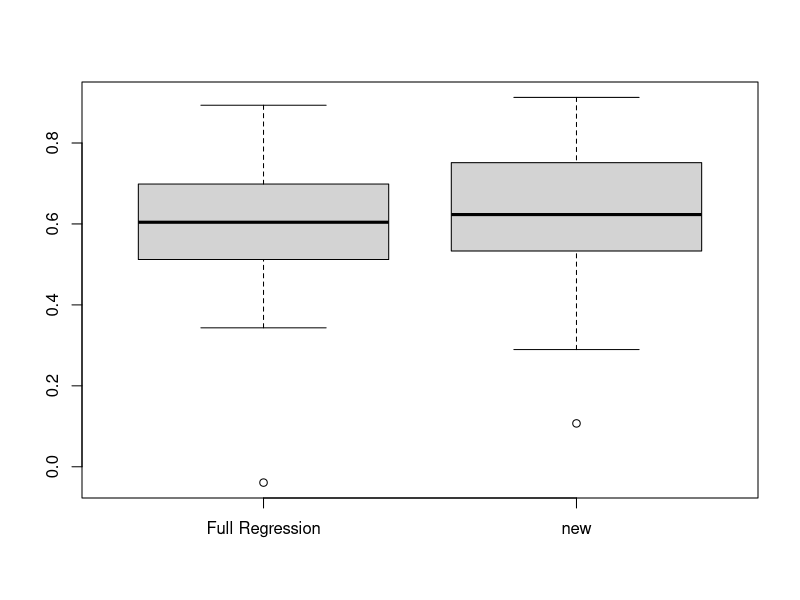

Here is the R script that generated this plot:
library(tidyverse)
library(ggplot2)
library(MASS)
library(glmnet)

# シュミレーション開始
rm(list = ls(all.names = TRUE))　

# set.seed(12345)
# サンプルサイズ
n = 100

# シミュレーションの繰り返し数
kk_T <- 100
# kk_T <- 500

pb <- txtProgressBar(min = 1, max = kk_T, style = 3)

# 共変量行列の次元
## 100以上でglmはエラーになる
nval <- 50

# results.beta_hat <- data.frame(matrix(vector(), kk_T, nval))
results.corr <- data.frame(matrix(NaN,nrow = kk_T, ncol=2))
colnames(results.corr) <- c("Full Regression", "new")
# results.gamma <- NULL

for (i in 1:kk_T) {
  setTxtProgressBar(pb,i)
  
  # 共変量の分布の設定、乱数の発生
  mu<- rep(0,nval)
  
  ## 相関パラメータ
  rho <- 0
  
  Sigma <- diag(nval)
  
  XX <- mvrnorm(n, mu, Sigma)
  
  # 処置の分布の設定,生成
  # T_lm <- 0.2+XX[,1]+XX[,2]+XX[,3]+XX[,4]+XX[,5]+XX[,6]+XX[,7]+XX[,8]+XX[,9]+XX[,10]
  # p_T <- exp(T_lm)/(1+exp(T_lm))
  
  TT <- rep(0,n)
  for (j in 1:n) {
    # TT[j] <- rbinom(1,size=1,prob=p_T[j])
    TT[j] <- rbinom(1,size=1,prob=0.5)
    if(TT[j]==0){
      TT[j]=-1
    }
  }
  
  
  # Potential outcomesの分布の設定
  # アウトカムの回帰パラメータの設定
  
  beta_0 <- replace(rep(0,nval+1), c(1,2,3,4,5), c(0.4, 0.8, -0.8, 0.8, -0.8))
  
  alpha_0 <- replace(rep(0,nval+1), 
                     c(1,4,5,6,7,8,9,10,11),
                     c(sqrt(6)^-1, (2*sqrt(6))^-1, (2*sqrt(6))^-1, (2*sqrt(6))^-1, (2*sqrt(6))^-1, (2*sqrt(6))^-1, (2*sqrt(6))^-1, (2*sqrt(6))^-1, (2*sqrt(6))^-1)
  )
  
  # 連続の場合
  # Y_lm <- (rep(alpha_0[1], n) + (XX %*% alpha_0[-1]))^2 + (rep(beta_0[1], n) + (XX %*% beta_0[-1]) + (XX[,1]*XX[,2] *0.8))*TT + sqrt(2)*rnorm(n)
  # # p_Y <- exp(Y_lm)/(1+exp(Y_lm))
  # 
  # score_true <- 1.6 * (0.5 + XX[,1] - XX[,2] + XX[,3] - XX[,4] + XX[,1]*XX[,2])
  
  # ２値の場合
  Y_lm <- (rep(alpha_0[1], n) + (XX %*% alpha_0[-1]))^2 + (rep(beta_0[1], n) + (XX %*% beta_0[-1]) + (XX[,1]*XX[,2] *0.8))*TT + sqrt(2)*rnorm(n)
  # Y <- ifelse(Y_lm >=0, 1,0)
  
  lm <- 1.6 * (0.5 + XX[,1] - XX[,2] + XX[,3] - XX[,4] + XX[,1]*XX[,2])
  score_true <- (exp(lm/2)-1) / (exp(lm/2)+1)
  
  
  
  #　誤判別を含むアウトカムデータの生成
  ## Misclassified outcomesの割合の設定
  p_Y <- exp(Y_lm)/(1+exp(Y_lm))
  pp10 <- 0; pp01 <- 0

  Y <- rep(0,n)
  for(j in 1:n){
    p_Yc <- pp10*(1-p_Y[j])+(1-pp01)*p_Y[j]
    Y[j] <-rbinom(1, size=1, prob=p_Yc)
  }
  
  
  # 傾向スコアの算出
  # ps_fit <- glm(TT~XX, family=binomial)$fit
  # MSMのためのウェイト
  # ps_w <- ifelse(TT==1, 1/ps_fit, 1/(1-ps_fit))
  
  
  ## 連続の場合
  # modified covariance method
  # W <- cbind(rep(1, n), XX)
  # W_star <- W * TT/2
  # 
  # W_star.scaled <- scale(W_star)
  # # beta_hat <- glm(Y_lm ~ W_star +0 , family = gaussian)$coef
  # lasso.model.cv <- cv.glmnet(x = W_star, y = Y_lm, family = "gaussian", alpha = 1, nfolds = 10)
  # 
  # lasso.model <- glmnet(x = W_star, y = Y_lm, family = "gaussian", alpha = 1)
  # 
  # mc_pred <- predict(lasso.model.cv,
  #                      newx = W,
  #                      alpha=1,
  #                      s = lasso.model.cv$lambda.min)
  # 
  # corr.mc <- cor(score_true, mc_pred)
  # 
  # results.corr[i,2] <- corr.mc
  # # 
  # 
  # # Full regression
  # XX_1 <- cbind(rep(1, n), XX)
  # 
  # XX_full <- XX_1
  # for (j in seq(ncol(XX_1))) {
  #   XX_full <- cbind(XX_full, XX_1[,j]*TT)
  # }
  # 
  # XX_full.scaled <- scale(XX_full)
  # 
  # lasso.model.cv <- cv.glmnet(x = XX_full, y = Y_lm, family = "gaussian", alpha = 1, nfolds = 10) 
  # 
  # lasso.model <- glmnet(x = XX_full, y = Y_lm, family = "gaussian", alpha = 1)
  # 
  # XX_full[,1:51] <- 0
  # XX_full <- XX_full * TT
  # 
  # full_pred <- predict(lasso.model.cv,
  #                 newx = XX_full,
  #                 alpha=1,
  #                 s = lasso.model.cv$lambda.min)
  # 
  # # beta <-coef(lasso.model, s = lasso.model.cv$lambda.min)
  # 
  # corr.full <- cor(score_true, full_pred)
  # 
  # results.corr[i,1] <- corr.full
  
  
  
  ## ２値の場合
  # modified covariance method
  W <- cbind(rep(1, n), XX)
  W_star <- W * TT/2
  
  W_star.scaled <- scale(W_star)
  # beta_hat <- glm(Y_lm ~ W_star +0 , family = gaussian)$coef
  lasso.model.cv <- cv.glmnet(x = W_star, y = Y, family = "binomial", alpha = 1, nfolds = 10)
  
  lasso.model <- glmnet(x = W_star, y = Y, family = "binomial", alpha = 1)
  
  mc_pred <- predict(lasso.model.cv,
                     newx = W,
                     alpha=1,
                     s = lasso.model.cv$lambda.min)
  
  score_mc <- (exp(mc_pred/2)-1) / (exp(mc_pred/2)+1)
  
  corr.mc <- cor(score_true, score_mc)
  
  results.corr[i,2] <- corr.mc
  # 
  
  # Full regression
  XX_1 <- cbind(rep(1, n), XX)
  
  XX_full <- XX_1
  for (j in seq(ncol(XX_1))) {
    XX_full <- cbind(XX_full, XX_1[,j]*TT)
  }
  
  XX_full.scaled <- scale(XX_full)
  
  lasso.model.cv <- cv.glmnet(x = XX_full, y = Y, family = "binomial", alpha = 1, nfolds = 10) 
  
  lasso.model <- glmnet(x = XX_full, y = Y, family = "binomial", alpha = 1)
  
  XX_full[,1:51] <- 0
  XX_full <- XX_full * TT
  
  full_pred <- predict(lasso.model.cv,
                       newx = XX_full,
                       alpha=1,
                       s = lasso.model.cv$lambda.min)
  
  score_full <- (exp(full_pred/2)-1) / (exp(full_pred/2)+1)
  # beta <-coef(lasso.model, s = lasso.model.cv$lambda.min)
  
  corr.full <- cor(score_true, score_full)
  
  results.corr[i,1] <- corr.full

  
}


results.corr %>% boxplot()


## アウトプット
export_data <- results.corr

# write_csv2(export_data, file = "~/gamma_DR_ver0.1/results/tian/misbin_nval50.csv")

# 
# df <- read_csv2("~/Projects/gamma_DR_ver0.1/results/0423/g0_m01.csv")
# df <- read_csv2("~/gamma_DR_ver0.1/results/tian/misbin_nval50.csv")
# df %>% summary()
# df %>% boxplot()
